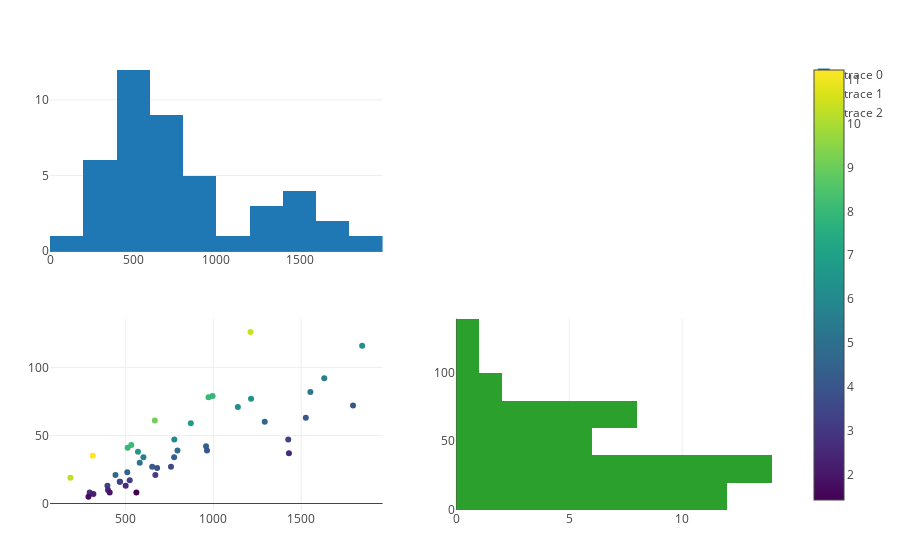

The cell this chart's notebook holds for it:
### Code cell
inf_hist = Plot(histogram(x=bw_infections.Column2, bins=10 ))
death_hist = Plot(histogram(y=bw_deaths.Column2, bins=10))
nat_scat=Plot(scatter(x=bw_infections.Column2, y=bw_deaths.Column2, mode="markers", marker=(color=color_range_values, colorscale="Viridis",showscale=true)))
empty_plot=Plot()
p=Plot([inf_hist empty_plot 
        nat_scat death_hist])
#p.layout=Layout(autosize = false,height = 800, width = 600)
p

### Figure 1 — Plotly figure (JSON) as saved in the notebook; plotly's stock layout.template omitted (floating-point values rounded to 4 significant figures)
{"data": [{"bins": 10, "type": "histogram", "x": [651, 185, 601, 1426, 295, 1139, 758, 532, 669, 1847, 972, 570, 795, 316, 511, 958, 466, 777, 995, 396, 468, 666, 1795, 399, 500, 442, 1211, 1430, 409, 523, 561, 1631, 1552, 963, 679, 871, 580, 776, 1526, 1292, 509, 288, 312, 1214], "xaxis": "x", "yaxis": "y"}, {"marker": {"color": [4.147, 10.27, 5.657, 3.296, 2.712, 6.234, 3.562, 8.083, 3.139, 6.28, 8.025, 6.667, 4.906, 2.215, 8.023, 4.384, 3.433, 6.049, 7.94, 3.283, 3.419, 9.159, 4.011, 2.506, 2.6, 4.751, 10.4, 2.587, 1.956, 3.25, 1.426, 5.641, 5.284, 4.05, 3.829, 6.774, 5.172, 4.381, 4.128, 4.644, 4.519, 1.736, 11.22, 6.343], "colorscale": "Viridis", "showscale": true}, "mode": "markers", "type": "scatter", "x": [651, 185, 601, 1426, 295, 1139, 758, 532, 669, 1847, 972, 570, 795, 316, 511, 958, 466, 777, 995, 396, 468, 666, 1795, 399, 500, 442, 1211, 1430, 409, 523, 561, 1631, 1552, 963, 679, 871, 580, 776, 1526, 1292, 509, 288, 312, 1214], "xaxis": "x3", "y": [27, 19, 34, 47, 8, 71, 27, 43, 21, 116, 78, 38, 39, 7, 41, 42, 16, 47, 79, 13, 16, 61, 72, 10, 13, 21, 126, 37, 8, 17, 8, 92, 82, 39, 26, 59, 30, 34, 63, 60, 23, 5, 35, 77], "yaxis": "y3"}, {"bins": 10, "type": "histogram", "xaxis": "x4", "y": [27, 19, 34, 47, 8, 71, 27, 43, 21, 116, 78, 38, 39, 7, 41, 42, 16, 47, 79, 13, 16, 61, 72, 10, 13, 21, 126, 37, 8, 17, 8, 92, 82, 39, 26, 59, 30, 34, 63, 60, 23, 5, 35, 77], "yaxis": "y4"}], "layout": {"autosize": true, "margin": {"b": 50, "l": 50, "r": 50, "t": 60}, "xaxis": {"anchor": "y", "autorange": true, "domain": [0, 0.45], "range": [-0.5, 2000.0], "type": "linear"}, "xaxis2": {"anchor": "y2", "domain": [0.55, 1]}, "xaxis3": {"anchor": "y3", "autorange": true, "domain": [0, 0.45], "range": [76.75, 1955.0], "type": "linear"}, "xaxis4": {"anchor": "y4", "autorange": true, "domain": [0.55, 1], "range": [0, 14.74]}, "yaxis": {"anchor": "x", "autorange": true, "domain": [0.575, 1], "range": [0, 12.63]}, "yaxis2": {"anchor": "x2", "domain": [0.575, 1]}, "yaxis3": {"anchor": "x3", "autorange": true, "domain": [5.551e-17, 0.425], "range": [-5.836, 136.8], "type": "linear"}, "yaxis4": {"anchor": "x4", "autorange": true, "domain": [5.551e-17, 0.425], "range": [-0.5, 139.5], "type": "linear"}}}
